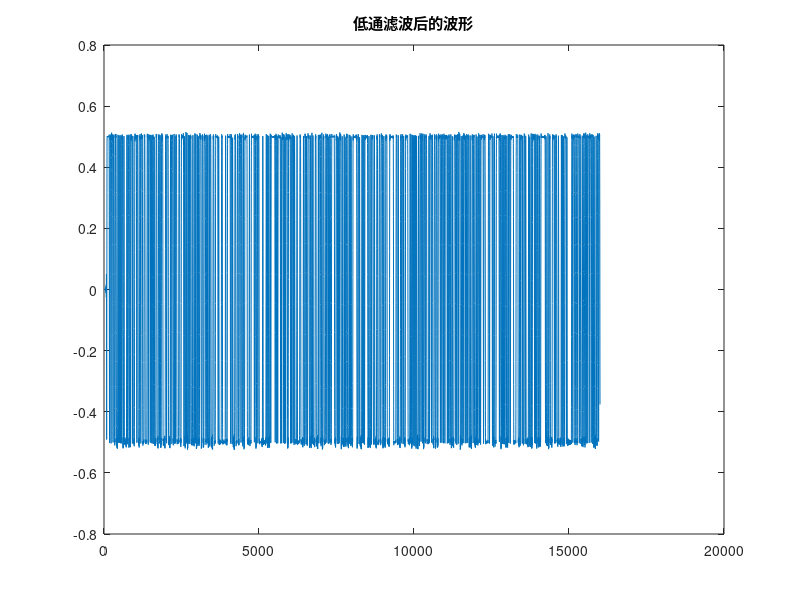
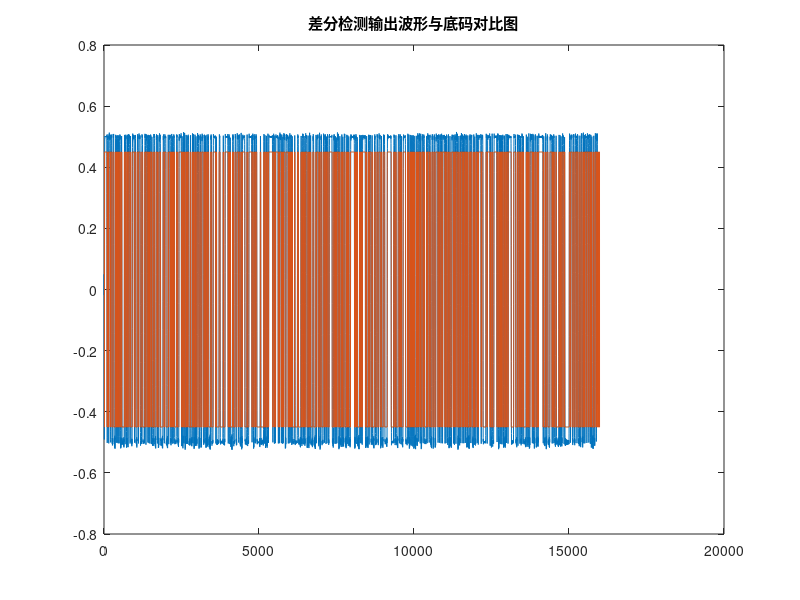
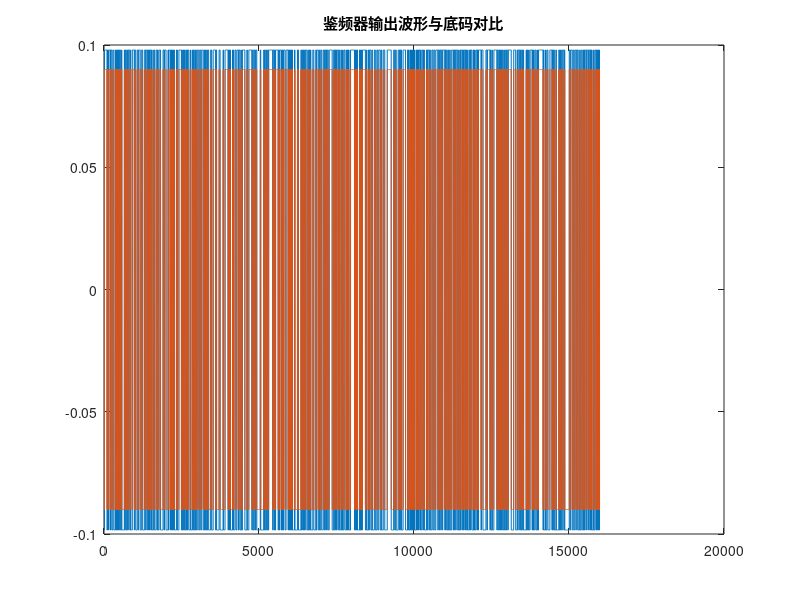
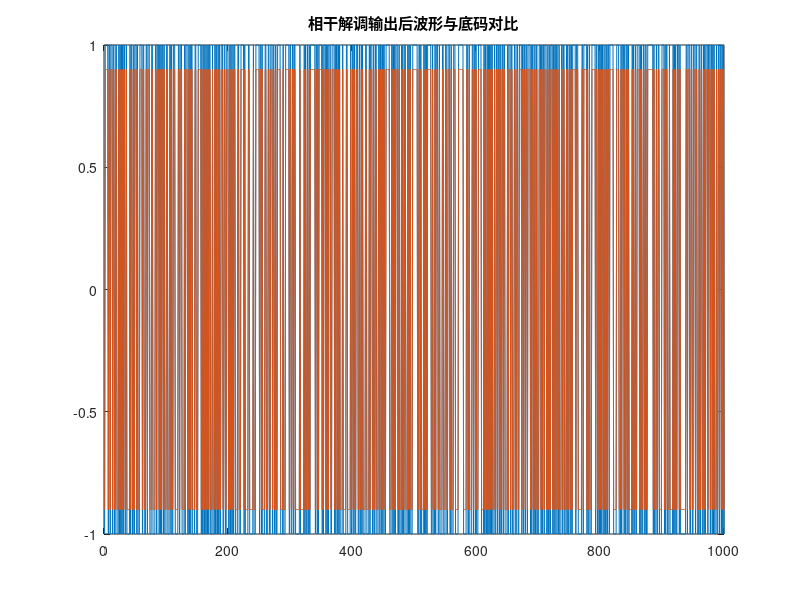

Reproduce these figures in MATLAB, in order.
%% ************* MSK simulation ************* %%
%% ***** data:20240901 authoor:ShenYifu ****  %%
%% 参考论文《MSK信号的调制与解调_赵雪》
%% 参考论文

%% MSK信号:用公式法生成

%% 
clc;clear;
close all;
%% 参数设置
K = 1e3;             % 单位 KHz
M = 1e6;             % 单位 MHz 
Rb = 1*K;           % 码速率
Tb = 1/Rb;
fs = 16*K;          % 采样率
fc = 2*K;           % 载波频率
Ts = 1/fs;
time = 1;            % 仿真时间
symbolnum = Rb*time; % 码元个数
samplenum = fs*time; % 时间样本
sps = fs/Rb;
%%
% time
t = 0: Ts :time-Ts;

% Generate random binary data
% data = randi([0, 1], 1, symbolnum);
load data.mat;

% Convert binary data to bipolar NRZ (±1)
ak = 2*data - 1;

% dd = zeros(1,samplenum);
% for i = 1 : length(ak)
%     dd(1+sps*(i-1)) = ak(i);
%     dd(2+sps*(i-1):sps*i) = zeros(1,sps-1);
% end
% gt = ones(1,sps);
% b = conv(dd,gt);

for i = 1 : length(ak)
    b_data(1+sps*(i-1)) = ak(i);
    b_data(2+sps*(i-1):sps*i) = ak(i);
end

% Calculate x_n
for i =  1 : symbolnum
    if i == 1
        x_n(i) = 0;
    else
        x_n(i) = x_n(i-1) + pi/2 * (i-1) * (ak(i-1)-ak(i));
    end
    dx_n( (i-1)*sps+1 : i*sps ) = x_n(i);
end

% Pre-allocate phase and MSK signal
theta = zeros(1, samplenum);
theta = (pi/(2*Tb)) .*t .* b_data + dx_n;
s_MSK_I = cos(2*pi*fc*t + theta);
s_MSK_Q = sin(2*pi*fc*t + theta);
msk_signal = s_MSK_I + 1i * s_MSK_Q; 

%% 信道

% msk_signal_noise=awgn(msk_signal,SNR,'measured');
% figure;plot(real(msk_signal)); hold on; plot(real(msk_signal_noise)); % 加噪前后实部对比图

%% 解调
%% 差分检测法
receiver = msk_signal;
s_re = real(receiver);
s_im = imag(receiver);
s_orignal = s_re;               % 此步骤必须，不然与论文公式对不上
s_delay = circshift(s_orignal,-sps) ;  % 延迟一个Tb

% 通过Hilbert变换实现移相pi/2
hilbert_signal = hilbert(s_delay);     % 计算Hilbert变换
s_delay_shifted = imag(hilbert_signal);% 提取虚部，即移相pi/2后的信号
y = s_orignal .* s_delay_shifted;

% 低通滤波
% y_filter = lowpass(y, fc, fs);       % 低通滤波器 
hai = 3.3;                             %海明窗窗过度带宽系数
wp = 0.26*pi;                          %通带截止频率 wp < fc/(2*fs)     
ws = 0.3*pi;                           %阻带起始频率 ws > fc/(2*fs)
wdlta = ws-wp;
N_lp = ceil(2*pi*hai/wdlta);           %求滤波器阶数N_lp
Wc = (wp+ws)/2;
b = fir1(N_lp-1,Wc/pi,hamming(N_lp));
y_filter = filter(b,1,y);
figure; plot(y_filter);  title("低通滤波后的波形");

figure; plot(y_filter(length(b)/2-7:end)); hold on; plot(0.45*b_data);title("差分检测输出波形与底码对比图");


%% 鉴频器
for i = 2:length(s_MSK_I)
    Pdot(i-1) = s_MSK_I(i-1)*s_MSK_I(i) + s_MSK_Q(i-1)*s_MSK_Q(i);
    Pcross(i-1) = s_MSK_I(i-1)*s_MSK_Q(i) - s_MSK_Q(i-1)*s_MSK_I(i);
end
theta_w = atan2(Pcross,Pdot);
theta_w = theta_w - mean(theta_w);
figure; plot(theta_w); hold on; plot(0.09*b_data);title("鉴频器输出波形与底码对比");


%% 信号频移载波相干解调 
receiver = msk_signal;
s_re = real(receiver);
s_im = imag(receiver);
s_orignal = s_re; 
squared_signal = s_orignal.^2;
% 二分频 (二分频可以通过低通滤波实现)
[b1,a1] = butter(5, 0.3);              % 设计一个5阶低通滤波器，截止频率为0.5倍的归一化频率
half_freq_signal = filter(b1, a1, squared_signal);

% 移相操作
hilbert_signal = hilbert(half_freq_signal); % Hilbert变换获取90度移相信号
shifted_signal = real(hilbert_signal);      % 提取实部，得到移相后的载波信号

% 画 shifted_signal 的频谱图,计算出fc1 和 fc2，谱线位置要除以2，因为是信号平方
% 论文中两个支路频率：fc1 = fc + 1/(4*Tb); fc2 = fc - 1/(4*Tb)

fc1 = 1750;
fc2 = fc1 + 1/(2*Tb);

s_re_out = s_re.*cos(2 * pi * fc1 * t);
s_im_out = s_re.*cos(2 * pi * fc2 * t);

s_re_out1 = s_re_out(1:end);
s_im_out1 = s_im_out(1:end);
% 积分
for i = 1 : floor( length(s_re_out1)/sps )
    s_sum_re( i ) = abs ( sum( s_re_out1( (i-1) * sps + 1 : i * sps ) ) );
    s_sum_im( i ) = abs ( sum( s_im_out( (i-1) * sps + 1 : i * sps ) ) );
    
    % 判决
    if s_sum_re( i ) > s_sum_im( i )
        de_s_out (i) = -1;
    else
        de_s_out (i) = 1;
    end
end
figure; plot(de_s_out); hold on; plot(0.9*ak); title("相干解调输出后波形与底码对比");
